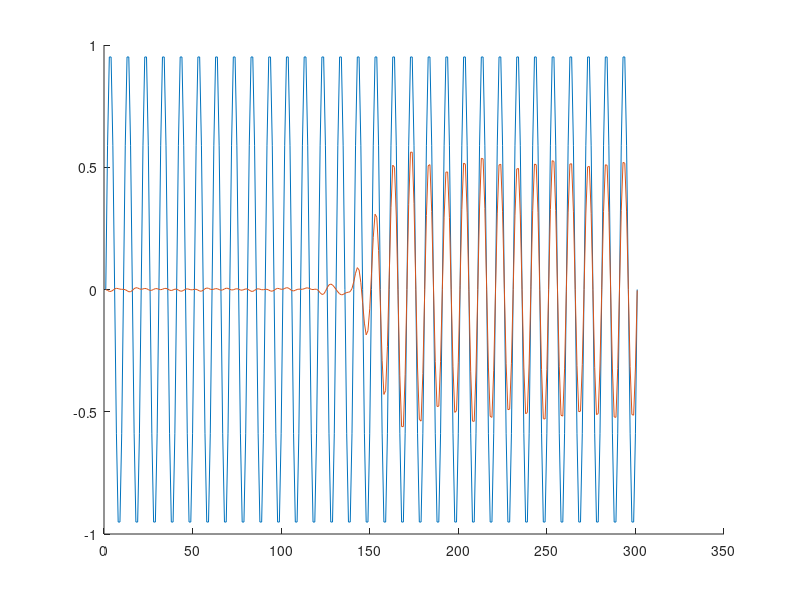

Source code (MATLAB):
%% init workspace
clc;clear all;close all;
%%
M = 300;
n = 0:M;

sn = sin(0.2*pi*n);
vn = sin(0.05*pi*n) + sin(0.35*pi*n);
xn = sn + vn;
%plot(n,xn)
wa = 0.15 * pi;
wb = 0.25*pi;
W = 0.54 - 0.46*sin(2*pi.*n/M);
h = W.*(wb./pi.*sinc(wb/pi.*(n - 0.5*M)) - wa./pi.*sinc(wa/pi.*(n - 0.5*M))); 
y = filter(h,1,xn);

hold on
plot(sn)
plot(y)


